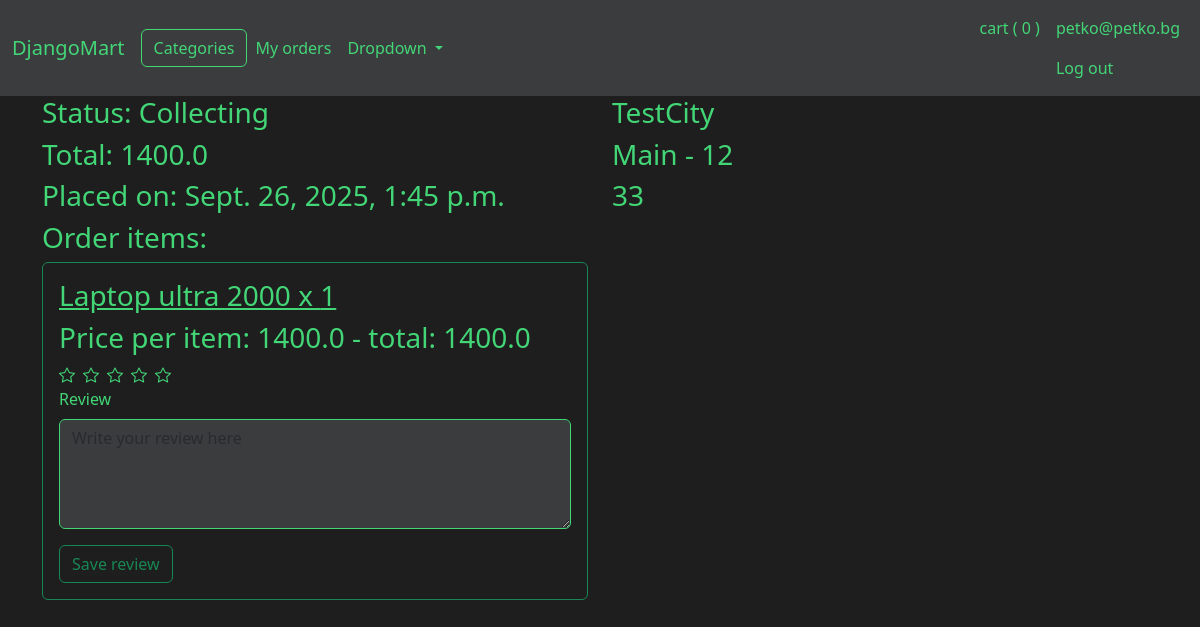
The app's page /delivery/4 (signed in), older data.
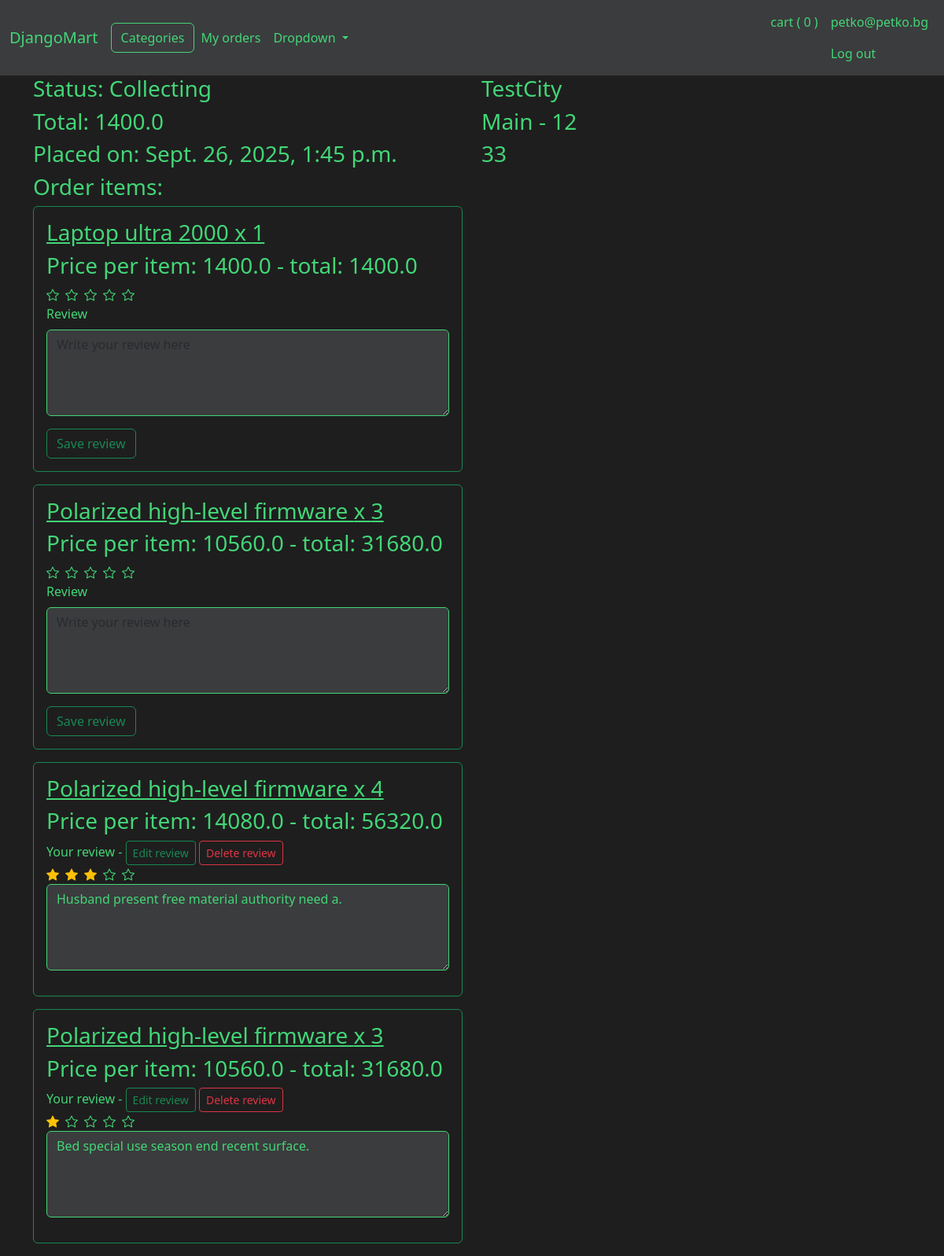
The same page, newer data.
### DjangoMartApp/models.py (models this page shows, shortened)
class PurchaseItem(models.Model):
    purchase = models.ForeignKey(Purchase, on_delete=models.DO_NOTHING, related_name='purchase_items')
    product_name = models.CharField(max_length=100)
    product = models.ForeignKey(Product,
                                on_delete=models.SET_NULL,
                                related_name='purchase_item',
                                blank=True,
                                null=True)
    price_at_purchase = models.FloatField()
    quantity = models.PositiveIntegerField()
    created_date = models.DateTimeField(auto_now_add=True)
    updated_date = models.DateTimeField(auto_now=True)
    is_auto_generated = models.BooleanField(default=False)
    generated_date = models.DateTimeField(blank=True, null=True)

class Review(models.Model):
    user = models.ForeignKey(User, on_delete=models.CASCADE)
    purchase_item = models.OneToOneField('PurchaseItem', on_delete=models.CASCADE, related_name='review')
    product = models.ForeignKey('Product', on_delete=models.CASCADE, related_name='review')
    rating = models.PositiveSmallIntegerField(validators=[MinValueValidator(0), MaxValueValidator(5)],
                                            null=True,
                                            blank=True)
    comment = models.TextField(blank=True, null=True, validators=[MaxLengthValidator(300)])
    created_date = models.DateTimeField(auto_now_add=True)
    updated_date = models.DateTimeField(auto_now=True)
    is_auto_generated = models.BooleanField(default=False)
    generated_date = models.DateTimeField(blank=True, null=True)
    class Meta:
        ordering = ["-created_date"]

### DjangoMartApp/views/web.py (the view)
# urls.py: path('delivery/<int:delivery_id>', delivery, name='delivery'),
@login_required
def delivery(request, delivery_id):
    try:
        delivery = (DeliveryTracking.objects
                    .select_related('purchase')
                    .prefetch_related('purchase__purchase_items', 'purchase__purchase_items__review')
                    .get(user=request.user, id=delivery_id))
    except DeliveryTracking.DoesNotExist:
        return render_django_mart_app(request, 'error', {'message':'The requested delivery does not exist for this user'})
    return render_django_mart_app(request, 'delivery', {'delivery':delivery})

### DjangoMartApp/context_processors.py (called while the page is built)
def categories_processor(request):
    return {
        'categories': Category.objects.filter(is_active=True)
    }

def cart_processor(request):
    if request.user.is_authenticated:
        try:
            cart = ShoppingCart.objects.get(user_id=request.user)
        except ShoppingCart.DoesNotExist:
            cart = None
    else:
        cart = None
    return {'shopping_cart': cart}

### DjangoMartApp/templatetags/math_functions.py (called while the page is built)
@register.filter
def multiply(a, b):
    return a * b

### DjangoMartApp/views/utility.py (called while the page is built)
def render_django_mart_app(request, template_name, context=None):
    if context is None:
        context = {}
    full_template_name = f'DjangoMartApp/{template_name}.html'
    return render(request, full_template_name, context)

### DjangoMartApp/templates/DjangoMartApp/delivery.html (shortened to what this page needs)
{% extends "DjangoMartApp/layout.html" %}
{% load static %}
{% load math_functions %}
{% block styles %}
    <link href="https://cdn.jsdelivr.net/npm/bootstrap-icons/font/bootstrap-icons.css" rel="stylesheet">
{% endblock %}
{% block body %}
<div class="row">
    <div class="col">
        <div class="h3">Status: {{delivery.status}}</div>
        <div class="h3">Total: {{delivery.purchase.total_price}}</div>
        <div class="h3">Placed on: {{delivery.created_date}}</div>
        <div class="h3">Order items:</div>
        {% for purchase_item in delivery.purchase.purchase_items.all %}
            <div class="container border border-success border-1 rounded mb-3 p-3" id="itemDiv">
                <div class="h3">
                    <a href="{% url 'product' purchase_item.product.id %}">{{purchase_item.product_name}} x {{purchase_item.quantity}}</a>
                </div>
                <div class="h3">
                    Price per item: {{purchase_item.price_at_purchase}} - total: {{ purchase_item.price_at_purchase|multiply:purchase_item.quantity }}
                </div>
                    {% if purchase_item.review %}
                        Your review -
                        <button type="button" class="btn btn-outline-success btn-sm" id="editReviewBtn" data-reviewid="{{purchase_item.review.id}}" data-itemid="{{purchase_item.id}}">
                            Edit review
                        </button>
                        <button type="button" class="btn btn-outline-danger btn-sm" id="deleteReviewBtn" data-reviewid="{{purchase_item.review.id}}" data-itemid="{{purchase_item.id}}">
                            Delete review
                        </button>
                        <div class="d-flex gap-2">
                            {% for i in "12345"|make_list %}
                                {% if forloop.counter <= purchase_item.review.rating %}
                                    <i class="bi bi-star-fill text-warning star" id="starGroup{{purchase_item.id}}" data-value="{{forloop.counter}}"></i>
                                {% else %}
                                    <i class="bi bi-star star" id="starGroup{{purchase_item.id}}" data-value="{{forloop.counter}}"></i>
                                {% endif %}
                            {% endfor %}
                        </div>
                        <textarea class="form-control mb-3" id="comment{{purchase_item.id}}" rows="4" placeholder="Write your review here" disabled>{{ purchase_item.review.comment }}</textarea>
                    {% else %}
                        <div class="d-flex gap-2">
                            <i class="bi bi-star star" id="starGroup{{purchase_item.id}}" data-value="1"></i>
                            <i class="bi bi-star star" id="starGroup{{purchase_item.id}}" data-value="2"></i>
                            <i class="bi bi-star star" id="starGroup{{purchase_item.id}}" data-value="3"></i>
                            <i class="bi bi-star star" id="starGroup{{purchase_item.id}}" data-value="4"></i>
                            <i class="bi bi-star star" id="starGroup{{purchase_item.id}}" data-value="5"></i>
                        </div>
                        <div class="mb-3">
                        <label for="message" class="form-label">Review</label>
                        <textarea class="form-control" id="comment{{purchase_item.id}}" rows="4" placeholder="Write your review here"></textarea>
                        </div>
                        <button type="button" class="btn btn-outline-success" id="saveReviewBtn" data-itemid="{{purchase_item.id}}">
                            Save review
                        </button>
                    {% endif %}
            </div>
        {% endfor %}
    </div>
    <div class="col">
        <div class="h3">{{delivery.city}}</div>
        <div class="h3">{{delivery.street}} - {{delivery.street_number}}</div>
        <div class="h3">{{delivery.phone_number}}</div>
    </div>
</div>
{% endblock %}

Row changes from the older to the newer data that the page shows:
added PurchaseItem: product_name "Polarized high-level firmware", quantity "3", price_at_purchase "10560.0", price_at_purchase|multiply "31680.0", id "Write your review here"
added PurchaseItem: product_name "Polarized high-level firmware", quantity "4", price_at_purchase "14080.0", price_at_purchase|multiply "56320.0", id "Husband present free material authority need a."
added PurchaseItem: product_name "Polarized high-level firmware", quantity "3", price_at_purchase "10560.0", price_at_purchase|multiply "31680.0", id "Bed special use season end recent surface."
